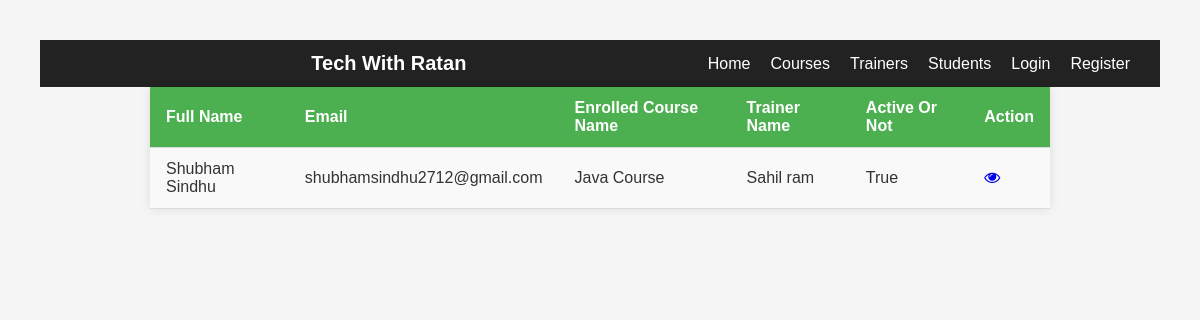
The page /academy/students/ on the database as committed earlier.
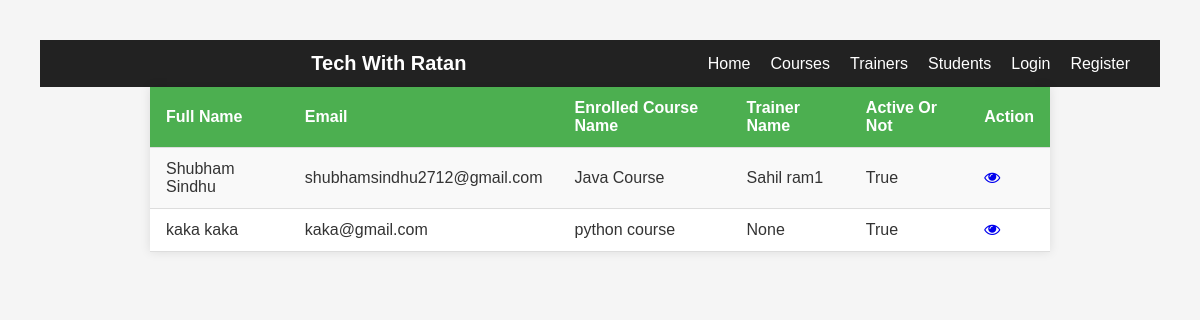
The same page on the database as committed later.
### academy/models.py (models this page shows, shortened)
class Student(models.Model):
    first_name=models.CharField(max_length=100)
    last_name=models.CharField(max_length=100)
    email=models.EmailField()
    is_active=models.BooleanField(default=False)
    enrolled_course=models.ForeignKey(Course,on_delete=models.SET_NULL,blank=True,null=True)
    trainer=models.ForeignKey(Trainer,on_delete=models.SET_NULL,blank=True,null=True)
    def full_name(self):
        return f"{self.first_name} {self.last_name}"

class Course(models.Model):
    course_name = models.CharField(max_length=200)
    description = models.TextField()
    duration = models.IntegerField(help_text="Duration in weeks")
    course_image=models.ImageField(upload_to='images/course_image/')
    def __str__(self):
        return self.course_name

class Trainer(models.Model):
    first_name=models.CharField(max_length=100)
    last_name=models.CharField(max_length=100)
    email=models.EmailField(unique=True,blank=False, null=False)
    l=[
        ('Python','Python'),
        ('Django','Django'),
        ('Data Science','Data Science')
    ]
    expertise=models.CharField(choices=l,default='Python')
    trainer_photo=models.ImageField(upload_to='images/trainer_photo/')
    def full_name(self):
        return f"{self.first_name} {self.last_name}"
    def __str__(self):
        return self.full_name()

### academy/views.py (the view)
# urls.py: path('students/',get_students,name='get_students'),
def get_students(request):
    students = Student.objects.all()
    return render(request, 'academy/student_all.html', {'students': students})

### templates/academy/student_all.html (shortened to what this page needs)
<!DOCTYPE html>
{% load static %}
<html lang="en">
<head>
    <link rel="stylesheet" href="{% static 'css/style.css' %}">
    <link rel="stylesheet" href="https://cdnjs.cloudflare.com/ajax/libs/font-awesome/4.7.0/css/font-awesome.min.css">
</head>
<body>
  <nav class="navbar">
    <div class="nav-logo">Tech With Ratan</div>
    <ul class="nav-links">
        <li><a href="{% url 'home' %}">Home</a></li>
        <li><a href="{% url 'get_courses' %}">Courses</a></li>
        <li><a href="{% url 'get_trainers' %}">Trainers</a></li>
        <li><a href="{% url 'get_students' %}">Students</a></li>
        {% if user.is_authenticated   %}
        <li><a href="{%url 'logout'%}">logout</a></li>
        {%else%}
        <li><a href="{% url 'login' %}">Login</a></li>
        <li><a href="{% url 'register' %}">Register</a></li>
        {%endif%}
    </ul>
</nav>
    <div>
        <table >
            <tr>
              <th>full name</th>
              <th>Email</th>
              <th>Enrolled course name</th>
              <th>Trainer name</th>
              <th>Active or not</th>
              <th>Action</th>
            </tr>
            {% for student in students %}
            <tr>
              <td>{{student.full_name}}</td>
              <td>{{student.email}}</td>
              <td>{{student.enrolled_course}}</td>
              <td>{{student.trainer}}</td>
              <td>{{student.is_active}}</td>
              <td>
                <div>
                  <a href="{% url 'student' student.id %}"><i class="fa fa-eye"></i></a>
                </div>
              </td>
            </tr>
            {% endfor %}
          </table>
    </div>
</body>
</html>

Rows that differ between the two databases and show on the page:
changed Student "Shubham Sindhu": trainer "Sahil ram" → "Sahil ram1"
added Student: full_name "kaka kaka", email "kaka@gmail.com", enrolled_course "python course", trainer "None", is_active "True"
